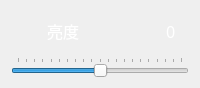
                      <widget class="QWidget" name="widget_6" native="true">
                       <property name="minimumSize">
                        <size>
                         <width>0</width>
                         <height>88</height>
                        </size>
                       </property>
                       <property name="maximumSize">
                        <size>
                         <width>16777215</width>
                         <height>88</height>
                        </size>
                       </property>
                       <layout class="QVBoxLayout" name="verticalLayout_5">
                        <item>
                         <layout class="QHBoxLayout" name="horizontalLayout_20" stretch="1,5,1">
                          <item>
                           <widget class="QLabel" name="label_image_brightness">
                            <property name="minimumSize">
                             <size>
                              <width>30</width>
                              <height>30</height>
                             </size>
                            </property>
                            <property name="styleSheet">
                             <string notr="true">image:url(:/images/icon/brightness_light_icon.svg)</string>
                            </property>
                            <property name="text">
                             <string/>
                            </property>
                           </widget>
                          </item>
                          <item>
                           <widget class="QLabel" name="label_text_brightness">
                            <property name="minimumSize">
                             <size>
                              <width>90</width>
                              <height>30</height>
                             </size>
                            </property>
                            <property name="font">
                             <font>
                              <family>黑体</family>
                              <pointsize>12</pointsize>
                              <weight>50</weight>
                              <italic>false</italic>
                              <bold>false</bold>
                              <stylestrategy>PreferAntialias</stylestrategy>
                             </font>
                            </property>
                            <property name="styleSheet">
                             <string notr="true">QLabel{
	color:rgb(255, 255, 255);
}</string>
                            </property>
                            <property name="text">
                             <string>亮度</string>
                            </property>
                           </widget>
                          </item>
                          <item>
                           <widget class="QLabel" name="label_brightness">
                            <property name="font">
                             <font>
                              <family>黑体</family>
                              <pointsize>12</pointsize>
                              <weight>50</weight>
                              <italic>false</italic>
                              <bold>false</bold>
                              <stylestrategy>PreferAntialias</stylestrategy>
                             </font>
                            </property>
                            <property name="styleSheet">
                             <string notr="true">QLabel{
	color:rgb(255, 255, 255);
}</string>
                            </property>
                            <property name="text">
                             <string>0</string>
                            </property>
                           </widget>
                          </item>
                         </layout>
                        </item>
                        <item>
                         <widget class="QSlider" name="horizontalSlider_brightness">
                          <property name="styleSheet">
                           <string notr="true"/>
                          </property>
                          <property name="minimum">
                           <number>-100</number>
                          </property>
                          <property name="maximum">
                           <number>100</number>
                          </property>
                          <property name="orientation">
                           <enum>Qt::Horizontal</enum>
                          </property>
                          <property name="tickPosition">
                           <enum>QSlider::TicksAbove</enum>
                          </property>
                         </widget>
                        </item>
                       </layout>
                      </widget>
